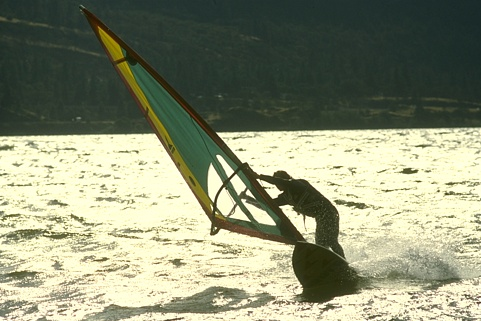
#> input picture clustering/data/PA2-cluster-images/images/62096.jpg, 481 x 321 px
$ python kmeans.py   (Python 2 division)   (older library calls are emulated)
#> lines starting #> are read from the running program, lines starting #| are printed output that depends on the picture; after the words box and inside, x2 and y2 are one past the last pixel; in counts of white or black regions, pixels touching at a corner belong together; long printed decimals are rounded
### clustering/method/picProcess.py
"""
Helper functions for programming assignment 2
"""
import numpy as np
def rgb2ycbcr(img):
    """
    It should work the same as Matlab's version
    img should be np.ndarray with dtype = uint8
    value range(img) = [0,255]
    """
    oriT = np.asarray([65.481, 128.553, 24.966, \
            -37.797, -74.203, 112, \
            112, -93.786, -18.214]).reshape((3,3),order='C')/255
    offset = [16, 128, 128]
    img = np.minimum(img, 255)
    resimg = np.zeros(img.shape,dtype=np.float64)
    for i in range(3):
        resimg[:,:,i] = img[:,:,0] * oriT[i,0] + img[:,:,1] * oriT[i,1] + \
          img[:,:,2] * oriT[i,2] + offset[i]
    resimg = np.round(resimg)
    return np.require(resimg,dtype=np.uint8)

def colorsegms(segm, img):
    """
    colorsegm - color a segmentation based on the image
    csegm = colorsegm(segm, img)
    segm = the segmentation image  [type = np.ndarray]
    img = the original image    [type = np.ndarray (or Image)]
    csegm = the colored segmentation -- each segment is colored based on the
            average pixel color within the segment.
    """
    img = np.asarray(img).copy()
    if segm.shape[0:2] != img.shape[0:2]:
        raise Exception('The shape of segmentation and image are not consistent')
    rimg, gimg, bimg = img[:,:,0], img[:,:,1], img[:,:,2]
    for i in range(1, np.int(max(segm.flatten())) + 1):
        # assume label starts from 1
        ind = (segm == i)
        rimg[ind] = np.mean(rimg[ind].flatten())
        gimg[ind] = np.mean(gimg[ind].flatten())
        bimg[ind] = np.mean(bimg[ind].flatten())
    return img

def getfeatures(img, stepsize, follow_matlab = True):
    """
    getfeatures - extract features from an image
     [X, L] = getfeatures(img, stepsize)
     INPUT
     img      - the image   [type = np.ndarray or Image]
     stepsize - window stepsize
     OUTPUT
      X   - the features: each column is a feature vector  [type = np.ndarray]
      L   - dictionary containing location information of each feature
    """
    winsize = 7 # ensure it is an odd number
    if stepsize > winsize:
        raise Exception('stepsize larger than window size')
    img = np.asarray(img)
    if img.dtype!= np.uint8 or len(img.shape) != 3:
        raise Exception('only uint8 image color are supported')
    yimg = np.require(rgb2ycbcr(img), dtype=np.float64)
    sy,sx, sc = img.shape
    offset = np.floor((winsize-1)/2)
    rangex = range(0, (sx-winsize+1) , stepsize)
    rangey = range(0, (sy-winsize+1) , stepsize)
    win_max = winsize
    X = np.zeros((4, len(rangex) * len(rangey)), dtype=np.float64);
    i = 0
    # to compesate the fact that python is 0-index
    py2mat_constant = 1 if follow_matlab else 0
    for x in rangex:
        for y in rangey:
            myIu = yimg[y:y+win_max,x:x+win_max,1]
            myIv = yimg[y:y+win_max,x:x+win_max,2]
            X[:,i] = [np.mean(myIu.flatten()), \
                      np.mean(myIv.flatten()), \
                      y + offset + py2mat_constant, \
                      x + offset + py2mat_constant
                      ]
            i = i + 1
    L = {'rangex':rangex, 'rangey':rangey, 'offset':offset, 'sx':sx, 'sy':sy, \
         'stepsize':stepsize, 'winsize':winsize, 'follow_matlab':follow_matlab}
    return X, L

def labels2seg(Y,L):
    """
    labels2segm - form a segmentation image using cluster labels
    segm = labels2segm(Y, L)
    Y - cluster labels for each location
    L - location dictionary from getfeatures
    segm - output segmentation image
    """
    segm = np.zeros((L['sy'], L['sx']))
    # <= offset if floor((winsize-1)/2)>= floor(stepsize/2)
    rstep = np.int(np.floor(L['stepsize']/2.0))
    stepbox = range(-rstep, L['stepsize'] - rstep)
    rx = np.asarray(L['rangex'], dtype=np.int) + np.int(L['offset'])
    ry = np.asarray(L['rangey'], dtype=np.int) + np.int(L['offset'])
    Y_reshaped = Y.reshape((ry.size, rx.size),order='F')
    for i in stepbox:
        for j in stepbox:
            segm[np.ix_(ry + j, rx + i)] = Y_reshaped
    ## Now fil in the borders if they are missing
    minx = np.min(rx) + stepbox[0] - 1
    maxx = np.max(rx) + stepbox[-1] + 1
    miny = np.min(ry) + stepbox[0] - 1
    maxy = np.max(ry) + stepbox[-1] + 1

    if 0 <= minx:
        ## fill in left edge
        segm[:, 0:minx+1] = segm[:,minx+1].reshape((-1,1))
    if maxx < L['sx']:
        ## fill in right edge
        segm[:,maxx:] = segm[:,maxx-1].reshape((-1,1))
    if 0 < miny:
        ## fill in top edge
        segm[0:miny+1,:] = segm[miny+1,:].reshape((1,-1))
    if maxy < L['sy']:
        ## fill in bottom edge
        segm[maxy:,:] = segm[maxy-1,:].reshape((1,-1))
    return segm

### clustering/method/kmeans.py
# -*- coding: utf-8 -*-
# @Time    : 16/10/2017 8:33 PM
# @Author  : Jason Lin
# @File    : kmeans.py
# @Software: PyCharm Community Edition

import numpy as np
import os
import matplotlib.pylab as plt
import picProcess as pa2
from PIL import Image
import pylab as pl
import scipy.cluster.vq as vq

class kmeans:


    def __init__(self, k=2, data=None):
        if data is None:
            self.dataset = self.loadData()
        else:
            self.dataset = data
        self.k = k

    def loadData(self):
        os.getcwd()
        dataA_file = "../data/PA2-cluster-data/cluster_data_text/cluster_data_dataC_X.txt"
        matDataA = np.mat(np.loadtxt(dataA_file)).T
        return matDataA

    def countDist(self, vecA, vecB):
        return np.sum(np.power((vecA-vecB), 2))


    def initCenteroids(self):
        n = np.shape(self.dataset)[1]
        # print n
        centroids = np.mat(np.zeros((self.k, n)))
        for j in range(n):          # n is the dimension of the input
            minJ = min(self.dataset[:,j])
            rangeJ = float(max(self.dataset[:, j]) - minJ)
            centroids[:, j] = minJ + rangeJ * np.random.rand(self.k, 1)
        # print centroids
        return centroids


    def kmeansClustering(self):
        m = np.shape(self.dataset)[0]  # the number of input
        clusterAssment = np.mat(np.zeros((m,2)))
        centroids = self.initCenteroids()
        print centroids
        clusterChanged = True
        t = 0
        while clusterChanged:
            t += 1
            print "----------",t,"----------"

            clusterChanged = False
            for i in range(m):
                minDist = np.inf
                minIdx = -1
                for j in range(self.k):
                    c = centroids[j,:]
                    p = self.dataset[i,:]
                    distJI = self.countDist(c, p)
                    if distJI < minDist:
                        minDist = distJI
                        minIdx = j
                # print minIdx
                if clusterAssment[i, 0] != minIdx:
                    clusterChanged = True
                clusterAssment[i, :] = minIdx, minDist
                # print minIdx,":",minDist
            for cent in range(self.k):
                ptsInClust = self.dataset[np.nonzero(clusterAssment[:, 0] == cent)[0]]
                centroids[cent, :] = np.mean(ptsInClust, axis=0)
                # print centroids

            if t > 1000:
                clusterChanged = False

        # print centroids, clusterAssment
        return centroids, clusterAssment


    def plotRes(self, centroids, clusterAssment):

        dataMap = {}
        for i in range(self.k):
            dataMap[i] = []
        clusterAssment = np.array(clusterAssment)
        for idx in range(len(self.dataset)):
            c = int(clusterAssment[idx][0])
            dataMap[c].append(idx)

        fig = plt.figure()

        i = 0
        for c, data in dataMap.items():
            d = np.array(self.dataset[data])
            x = np.array(d[:,0])
            y = np.array(d[:,1])
            plt.scatter(x,y)
            i = i + 1

        fig.savefig("pic")


def main(dataset=None):

    img = Image.open('../data/PA2-cluster-images/images/62096.jpg')
#> img is the input picture: PIL image 481x321 RGB; mean R, G, B 139.6, 144.2, 118.1

    pl.subplot(1, 3, 1)
    pl.imshow(img)
    X, L = pa2.getfeatures(img, 7)
#> after the loop in rgb2ycbcr, `for i in range(3):`:
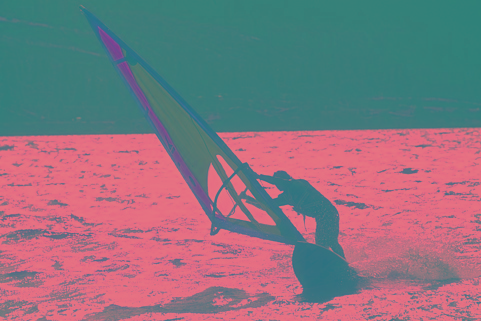
#> resimg: shape (321, 481, 3) float64; mean R, G, B 136.1, 117.2, 127.8
#> after the loop in getfeatures, `for x in rangex:`: i = 3060
#> L = 8 items

    # print X.T
    X = vq.whiten(X.T)
    # X = X.T
    # lambda_ = 0.1
    # X[:, 2:4] = X[:, 2:4] * lambda_

    km = kmeans(2, data=X)
    cent, res = km.kmeansClustering()
#> the loop in initCenteroids, `for j in range(n):` made 4 passes
#> (minJ, rangeJ) on passes 1 to 4: (9.72, 7.23), (23.31, 6.65), (0.044, 3.39), (0.0291, 3.41)
#> after the loop in initCenteroids, `for j in range(n):`: centroids = [[13.69, 27.32, 1.48, 1.52], [14.89, 26.93, 2.23, 3.07]]
#| [[13.685 27.319  1.479  1.523]
#|  [14.888 26.935  2.232  3.073]]
#> after the loop in kmeansClustering, `while clusterChanged:`: centroids = [[14.55, 27.24, 2.43, 1.73], [16.38, 25.41, 0.745, 1.74]]; clusterAssment = 3060 pairs, first value 0 to 1, second value 0.0051 to 35.21; t = 8
#> cent has the same summary as centroids in kmeansClustering; res has the same summary as clusterAssment in kmeansClustering
    # km.plotRes(centroids=cent, clusterAssment=res)
    label = (np.array(res[:, 0])+1).flatten()
#> label = 3060 values, max 2 at index 0, min 1 at index 19, mean 1.41

    # make segmentation image from labels
    segm = pa2.labels2seg(label, L)
#> in labels2seg, `rstep = np.int(np.floor(L['stepsize']/2.0))`: rstep = 3
#> in labels2seg, `rx = np.asarray(L['rangex'], dtype=np.int) + np.int(L['offset'])`: rx = 68 values from 3 to 472
#> in labels2seg, `ry = np.asarray(L['rangey'], dtype=np.int) + np.int(L['offset'])`: ry = 45 values from 3 to 311
#> in labels2seg, `Y_reshaped = Y.reshape((ry.size, rx.size),order='F')`:
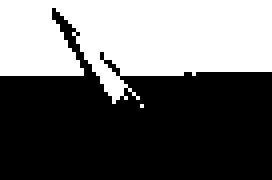
#> Y_reshaped: shape (45, 68) float64 (shown 4 times larger); values 1 (black) and 2 (white), 40.9% white; 2 white regions (1 under 20 px), largest, box (x1, y1, x2, y2) and area: (0, 0, 68, 26) 1252
#> after the loop in labels2seg, `for i in stepbox:`:
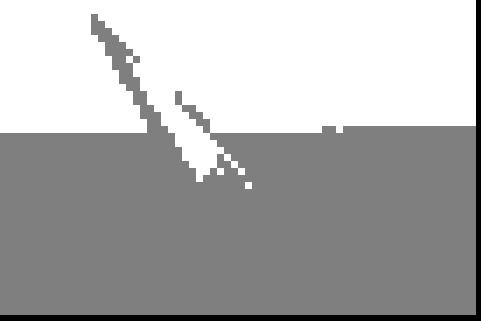
#> segm: shape (321, 481) float64; min 0, max 2, mean 1.37; drawn with min black and max white
#> in labels2seg, `minx = np.min(rx) + stepbox[0] - 1`: minx = -1
#> in labels2seg, `maxx = np.max(rx) + stepbox[-1] + 1`: maxx = 476
#> in labels2seg, `miny = np.min(ry) + stepbox[0] - 1`: miny = -1
#> in labels2seg, `maxy = np.max(ry) + stepbox[-1] + 1`: maxy = 315
#> in labels2seg, `segm[maxy:,:] = segm[maxy-1,:].reshape((1,-1))`: segm: shape (321, 481) float64; values 1 (black) and 2 (white), 40.2% white; 2 white regions, box (x1, y1, x2, y2) and area: (0, 0, 481, 182) 61978, (245, 182, 252, 189) 49
    pl.subplot(1, 3, 2)
    pl.imshow(segm)

    # color the segmentation image
    csegm = pa2.colorsegms(segm, img)
#> in colorsegms, `rimg, gimg, bimg = img[:,:,0], img[:,:,1], img[:,:,2]`:
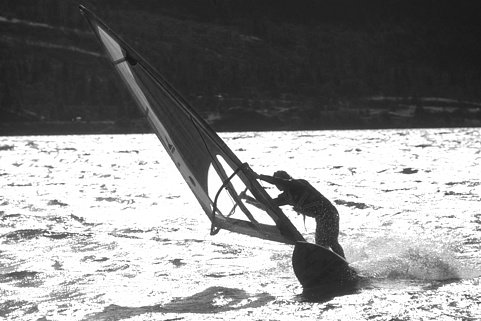
#> rimg: shape (321, 481); min 15, max 255, mean 139.6
#> in colorsegms, `rimg, gimg, bimg = img[:,:,0], img[:,:,1], img[:,:,2]`:
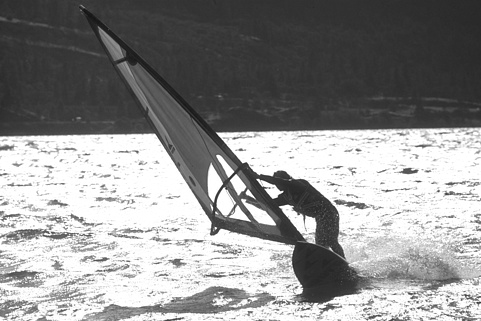
#> gimg: shape (321, 481); min 17, max 255, mean 144.2
#> in colorsegms, `rimg, gimg, bimg = img[:,:,0], img[:,:,1], img[:,:,2]`:
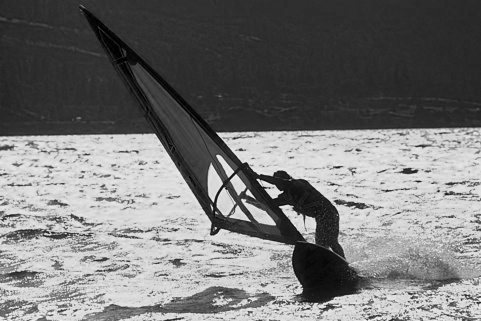
#> bimg: shape (321, 481); min 0, max 241, mean 118.1
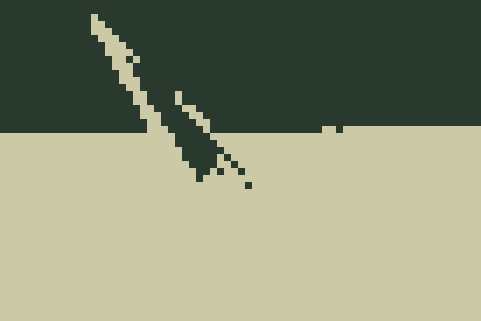
#> csegm: shape (321, 481, 3); mean R, G, B 138.9, 143.7, 117.8
    pl.subplot(1, 3, 3)
    pl.imshow(csegm)
    # pl.show()
    pl.savefig("kmean_62096.eps", format='eps', dpi=1000)

if __name__ == '__main__':
    main()

$ run again, with clustering/data/PA2-cluster-images/images/117054.jpg copied over clustering/data/PA2-cluster-images/images/62096.jpg
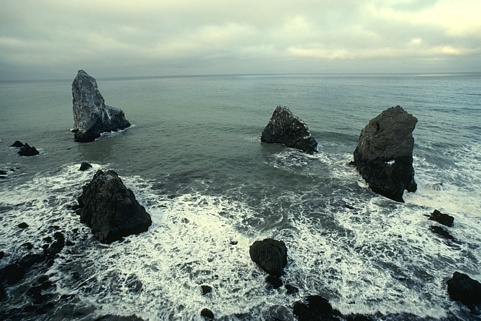
#> input picture clustering/data/PA2-cluster-images/images/117054.jpg, 481 x 321 px
#> in main, img is the input picture: PIL image 481x321 RGB; mean R, G, B 128.6, 144.9, 135.1
#> after the loop in getfeatures, `for x in rangex:`: i = 3060
#> L = 8 items
#> the loop in initCenteroids, `for j in range(n):` made 4 passes
#> (minJ, rangeJ) on passes 1 to 4: (25.36, 5.79), (39.28, 6.63), (0.044, 3.39), (0.0291, 3.41)
#> after the loop in initCenteroids, `for j in range(n):`: centroids = [[28.53, 43.28, 1.48, 1.52], [29.49, 42.89, 2.23, 3.07]]
#| [[28.531 43.278  1.479  1.523]
#|  [29.493 42.895  2.232  3.073]]
#> after the loop in kmeansClustering, `while clusterChanged:`: centroids = [[27.69, 43.6, 0.775, 1.84], [29.58, 42.31, 2.04, 1.7]]; clusterAssment = 3060 pairs, first value 0 to 1, second value 0.0127 to 14.58; t = 27
#> cent has the same summary as centroids in kmeansClustering; res has the same summary as clusterAssment in kmeansClustering
#> label = 3060 values, max 2 at index 2, min 1 at index 0, mean 1.76
#> rstep = 3
#> rx = 68 values from 3 to 472
#> ry = 45 values from 3 to 311
#> Y_reshaped: shape (45, 68) float64; values 1 (black) and 2 (white), 76.1% white; 15 black regions (12 under 20 px), largest, box (x1, y1, x2, y2) and area: (0, 0, 68, 10) 572, (21, 28, 37, 39) 101, (50, 16, 59, 23) 27
#> after the loop in labels2seg, `for i in stepbox:`:
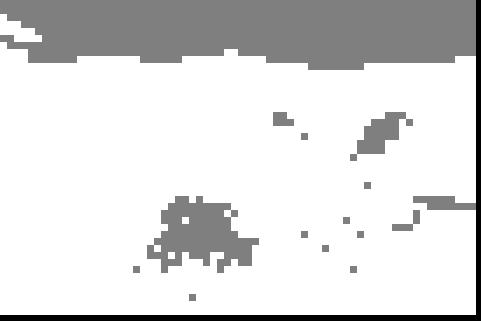
#> segm: shape (321, 481) float64; min 0, max 2, mean 1.71; drawn with min black and max white
#> minx = -1
#> maxx = 476
#> miny = -1
#> maxy = 315
#> in main, `csegm = pa2.colorsegms(segm, img)`:
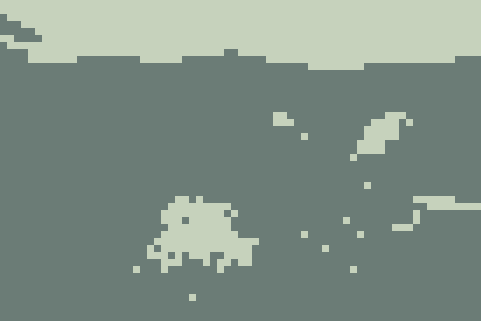
#> csegm: shape (321, 481, 3); mean R, G, B 128.3, 144.2, 134.4

$ run again, with clustering/data/PA2-cluster-images/images/12003.jpg copied over clustering/data/PA2-cluster-images/images/62096.jpg
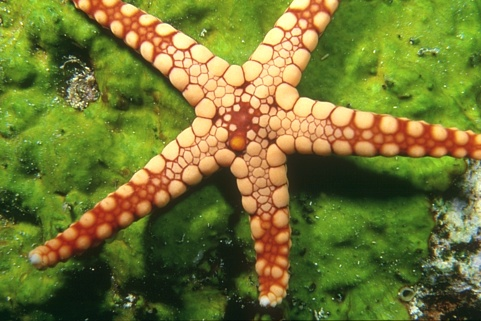
#> input picture clustering/data/PA2-cluster-images/images/12003.jpg, 481 x 321 px
#> in main, img is the input picture: PIL image 481x321 RGB; mean R, G, B 114.1, 118.7, 50.3
#> after the loop in getfeatures, `for x in rangex:`: i = 3060
#> L = 8 items
#> the loop in initCenteroids, `for j in range(n):` made 4 passes
#> (minJ, rangeJ) on passes 1 to 4: (4.55, 4.56), (6.43, 4.02), (0.044, 3.39), (0.0291, 3.41)
#> after the loop in initCenteroids, `for j in range(n):`: centroids = [[7.05, 8.86, 1.48, 1.52], [7.81, 8.62, 2.23, 3.07]]
#| [[7.051 8.855  1.479 1.523]
#|  [7.809   8.622  2.232 3.073]]
#> after the loop in kmeansClustering, `while clusterChanged:`: centroids = [[6.38, 7.89, 1.12, 1.66], [7.83, 7.08, 2.71, 1.86]]; clusterAssment = 3060 pairs, first value 0 to 1, second value 0.0124 to 9.67; t = 11
#> cent has the same summary as centroids in kmeansClustering; res has the same summary as clusterAssment in kmeansClustering
#> label = 3060 values, max 2 at index 27, min 1 at index 0, mean 1.39
#> rstep = 3
#> rx = 68 values from 3 to 472
#> ry = 45 values from 3 to 311
#> Y_reshaped: shape (45, 68) float64; values 1 (black) and 2 (white), 39.1% white; 8 white regions (6 under 20 px), largest, box (x1, y1, x2, y2) and area: (0, 22, 68, 45) 1147, (8, 23, 15, 28) 22
#> after the loop in labels2seg, `for i in stepbox:`:
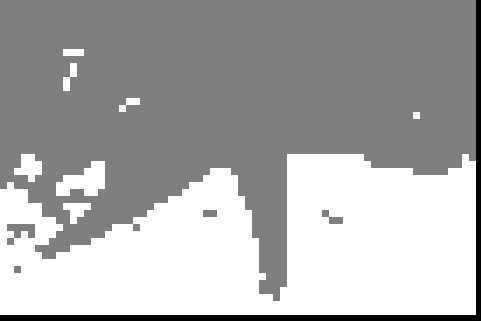
#> segm: shape (321, 481) float64; min 0, max 2, mean 1.35; drawn with min black and max white
#> minx = -1
#> maxx = 476
#> miny = -1
#> maxy = 315
#> in main, `csegm = pa2.colorsegms(segm, img)`:
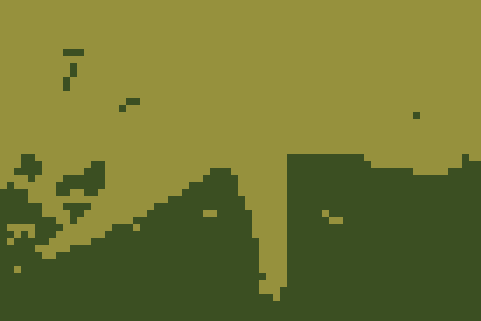
#> csegm: shape (321, 481, 3); mean R, G, B 113.3, 118.4, 50.1
